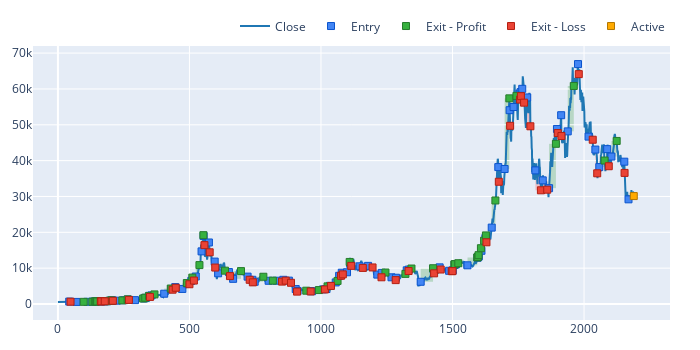

The cell this chart's notebook holds for it:
### Code cell
port2.plot().show()

### Figure 1 — Plotly figure (JSON) as saved in the notebook; plotly's stock layout.template omitted (floating-point values rounded to 4 significant figures; data arrays with more than 128 entries replaced by an {"elided": "..."} marker saying what was removed)
{"data": [{"line": {"color": "#1f77b4"}, "name": "Close", "showlegend": true, "type": "scatter", "uid": "96224b67-4ada-4203-9de5-c45a4a153c5d", "x": {"elided": "2190 int values"}, "y": {"elided": "2190 float values"}}, {"customdata": {"elided": "102x5 mixed values"}, "hovertemplate": "Exit Trade Id: %{customdata[0]}<br>Position Id: %{customdata[1]}<br>Size: %{customdata[2]:.6f}<br>Entry Timestamp: %{x}<br>Avg Entry Price: %{y}<br>Entry Fees: %{customdata[3]:.6f}<br>Direction: %{customdata[4]}", "marker": {"color": "#4285F4", "line": {"color": "rgb(11,84,205)", "width": 1}, "size": 7, "symbol": "square"}, "mode": "markers", "name": "Entry", "type": "scatter", "uid": "51fef424-c0ab-45f7-a955-bea8be3251a0", "x": [43, 71, 112, 133, 141, 145, 160, 164, 174, 179, 188, 196, 202, 208, 224, 251, 266, 293, 328, 335, 348, 356, 404, 430, 446, 473, 491, 507, 513, 524, 546, 554, 574, 596, 609, 650, 666, 721, 739, 748, 801, 831, 857, 878, 904, 911, 960, 966, 1008, 1021, 1034, 1056, 1069, 1079, 1099, 1111, 1147, 1179, 1214, 1231, 1268, 1285, 1326, 1334, 1379, 1427, 1451, 1487, 1499, 1501, 1508, 1513, 1557, 1595, 1597, 1600, 1610, 1625, 1628, 1649, 1674, 1698, 1717, 1732, 1755, 1759, 1765, 1784, 1815, 1843, 1867, 1897, 1913, 1938, 1977, 2017, 2043, 2058, 2088, 2104, 2153, 2169], "y": [683.2, 581.5, 614.1, 665.0, 702.6, 692.7, 753.9, 749.9, 774.9, 765.0, 784.2, 895.3, 959.2, 1004.0, 924.3, 1057.0, 1267, 1081.0, 1545, 1734.0, 2268.0, 2405.0, 2874.0, 4152.0, 4718.0, 4208.0, 5712.0, 6455, 6955.0, 7674.0, 14679, 18956, 17165, 11835, 8563, 8917.0, 7024.0, 7638, 6760.0, 6208.0, 6481.0, 6494.0, 6754.0, 6520.0, 4173.0, 3642.0, 3597.0, 3564.0, 4088.0, 4179.0, 5062.0, 6020.0, 7860.0, 8730.0, 8856, 11198, 10519, 10640.0, 8205, 8679.0, 7450.0, 7326.0, 9394.0, 9612.0, 6202.0, 9792.0, 10230.0, 9268.0, 9231.0, 9402.0, 10930.0, 11060.0, 10800.0, 12930.0, 13036, 13266, 14849, 18390, 18730.0, 21318, 38200, 37667, 54070.0, 54960.0, 58731, 59145, 60033, 57632, 37280.0, 34490.0, 32320.0, 48835, 52672, 48157, 66940.0, 46698, 43090, 38200.0, 43208, 41139, 39710.0, 29203]}, {"customdata": {"elided": "49x8 mixed values"}, "hovertemplate": "Exit Trade Id: %{customdata[0]}<br>Position Id: %{customdata[1]}<br>Size: %{customdata[2]:.6f}<br>Exit Timestamp: %{x}<br>Avg Exit Price: %{y}<br>Exit Fees: %{customdata[3]:.6f}<br>PnL: %{customdata[4]:.6f}<br>Return: %{customdata[5]:.2%}<br>Direction: %{customdata[6]}<br>Duration: %{customdata[7]}", "marker": {"color": "#37B13F", "line": {"color": "rgb(38,123,44)", "width": 1}, "size": 7, "symbol": "square"}, "mode": "markers", "name": "Exit - Profit", "type": "scatter", "uid": "6c04b08b-87e1-4819-990d-9f4071188df2", "x": [98, 131, 140, 144, 149, 186, 194, 199, 204, 245, 265, 324, 332, 346, 367, 429, 490, 511, 538, 553, 635, 696, 781, 817, 944, 992, 1025, 1063, 1109, 1245, 1321, 1344, 1426, 1507, 1509, 1522, 1594, 1596, 1599, 1608, 1620, 1627, 1663, 1716, 1743, 1893, 1961, 2078, 2124], "y": [608.0, 632.5, 714.7, 751.1, 705.4, 774.5, 859, 936.4, 999, 1000, 1289.0, 1533, 1760, 2249.0, 2677.0, 4321, 5835.0, 7370, 10861, 19209, 9300, 9185.0, 7607.0, 6516, 3715.0, 3893.0, 4922.0, 6439.0, 11737, 8782.0, 8404.0, 9901, 9980.0, 11040.0, 11120.0, 11379, 12982, 13127, 13626, 15568, 17670.0, 19130.0, 28890.0, 57374, 58064, 44692, 60832, 40027, 45490.0]}, {"customdata": {"elided": "52x8 mixed values"}, "hovertemplate": "Exit Trade Id: %{customdata[0]}<br>Position Id: %{customdata[1]}<br>Size: %{customdata[2]:.6f}<br>Exit Timestamp: %{x}<br>Avg Exit Price: %{y}<br>Exit Fees: %{customdata[3]:.6f}<br>PnL: %{customdata[4]:.6f}<br>Return: %{customdata[5]:.2%}<br>Direction: %{customdata[6]}<br>Duration: %{customdata[7]}", "marker": {"color": "#EA4335", "line": {"color": "rgb(181,31,18)", "width": 1}, "size": 7, "symbol": "square"}, "mode": "markers", "name": "Exit - Loss", "type": "scatter", "uid": "566396f1-29f1-4c85-94af-5ae6d83ca266", "x": [48, 163, 165, 178, 209, 270, 350, 436, 448, 500, 517, 557, 577, 598, 654, 729, 741, 852, 866, 886, 909, 961, 1015, 1038, 1076, 1083, 1115, 1159, 1196, 1230, 1284, 1333, 1430, 1455, 1497, 1500, 1629, 1676, 1719, 1757, 1760, 1772, 1796, 1836, 1860, 1900, 1914, 1980, 2033, 2050, 2094, 2154], "y": [648.1, 739, 742.0, 757.2, 898.2, 1149.0, 1980.0, 3998.0, 4534.0, 5510, 6545, 16425, 14429, 10171, 7785, 6758.0, 6043.0, 6252.0, 6528.0, 5922.0, 3460.0, 3501.0, 4063.0, 5043.0, 7877.0, 8270.0, 10641, 10067, 10200.0, 7453.0, 6667.0, 9197.0, 8555.0, 9620.0, 9167.0, 9179.0, 17213, 34104, 49715, 57029, 57994, 56171, 49580.0, 31720.0, 31890.0, 47700.0, 46854, 64134, 45830, 36460.0, 38440.0, 36577]}, {"customdata": [[101, 101, 57.48, 0, 48050.0, 0.02863, "Long", "21 days 00:00:00"]], "hovertemplate": "Exit Trade Id: %{customdata[0]}<br>Position Id: %{customdata[1]}<br>Size: %{customdata[2]:.6f}<br>Exit Timestamp: %{x}<br>Avg Exit Price: %{y}<br>Exit Fees: %{customdata[3]:.6f}<br>PnL: %{customdata[4]:.6f}<br>Return: %{customdata[5]:.2%}<br>Direction: %{customdata[6]}<br>Duration: %{customdata[7]}", "marker": {"color": "#FFAA00", "line": {"color": "rgb(178,118,0)", "width": 1}, "size": 7, "symbol": "square"}, "mode": "markers", "name": "Active", "type": "scatter", "uid": "fee2cdac-0632-4bfb-8d4a-5a5bd51fa945", "x": [2189], "y": [30112]}], "layout": {"height": 350, "legend": {"orientation": "h", "traceorder": "normal", "x": 1, "xanchor": "right", "y": 1.02, "yanchor": "bottom"}, "margin": {"b": 30, "l": 30, "r": 30, "t": 30}, "shapes": [{"fillcolor": "green", "layer": "below", "line": {"width": 0}, "opacity": 0.2, "type": "rect", "x0": 71, "x1": 98, "xref": "x", "y0": 581.5, "y1": 608.0, "yref": "y"}, {"fillcolor": "green", "layer": "below", "line": {"width": 0}, "opacity": 0.2, "type": "rect", "x0": 112, "x1": 131, "xref": "x", "y0": 614.1, "y1": 632.5, "yref": "y"}, {"fillcolor": "green", "layer": "below", "line": {"width": 0}, "opacity": 0.2, "type": "rect", "x0": 133, "x1": 140, "xref": "x", "y0": 665.0, "y1": 714.7, "yref": "y"}, {"fillcolor": "green", "layer": "below", "line": {"width": 0}, "opacity": 0.2, "type": "rect", "x0": 141, "x1": 144, "xref": "x", "y0": 702.6, "y1": 751.1, "yref": "y"}, {"fillcolor": "green", "layer": "below", "line": {"width": 0}, "opacity": 0.2, "type": "rect", "x0": 145, "x1": 149, "xref": "x", "y0": 692.7, "y1": 705.4, "yref": "y"}, {"fillcolor": "green", "layer": "below", "line": {"width": 0}, "opacity": 0.2, "type": "rect", "x0": 179, "x1": 186, "xref": "x", "y0": 765.0, "y1": 774.5, "yref": "y"}, {"fillcolor": "green", "layer": "below", "line": {"width": 0}, "opacity": 0.2, "type": "rect", "x0": 188, "x1": 194, "xref": "x", "y0": 784.2, "y1": 859, "yref": "y"}, {"fillcolor": "green", "layer": "below", "line": {"width": 0}, "opacity": 0.2, "type": "rect", "x0": 196, "x1": 199, "xref": "x", "y0": 895.3, "y1": 936.4, "yref": "y"}, {"fillcolor": "green", "layer": "below", "line": {"width": 0}, "opacity": 0.2, "type": "rect", "x0": 202, "x1": 204, "xref": "x", "y0": 959.2, "y1": 999, "yref": "y"}, {"fillcolor": "green", "layer": "below", "line": {"width": 0}, "opacity": 0.2, "type": "rect", "x0": 224, "x1": 245, "xref": "x", "y0": 924.3, "y1": 1000, "yref": "y"}, {"fillcolor": "green", "layer": "below", "line": {"width": 0}, "opacity": 0.2, "type": "rect", "x0": 251, "x1": 265, "xref": "x", "y0": 1057.0, "y1": 1289.0, "yref": "y"}, {"fillcolor": "green", "layer": "below", "line": {"width": 0}, "opacity": 0.2, "type": "rect", "x0": 293, "x1": 324, "xref": "x", "y0": 1081.0, "y1": 1533, "yref": "y"}, {"fillcolor": "green", "layer": "below", "line": {"width": 0}, "opacity": 0.2, "type": "rect", "x0": 328, "x1": 332, "xref": "x", "y0": 1545, "y1": 1760, "yref": "y"}, {"fillcolor": "green", "layer": "below", "line": {"width": 0}, "opacity": 0.2, "type": "rect", "x0": 335, "x1": 346, "xref": "x", "y0": 1734.0, "y1": 2249.0, "yref": "y"}, {"fillcolor": "green", "layer": "below", "line": {"width": 0}, "opacity": 0.2, "type": "rect", "x0": 356, "x1": 367, "xref": "x", "y0": 2405.0, "y1": 2677.0, "yref": "y"}, {"fillcolor": "green", "layer": "below", "line": {"width": 0}, "opacity": 0.2, "type": "rect", "x0": 404, "x1": 429, "xref": "x", "y0": 2874.0, "y1": 4321, "yref": "y"}, {"fillcolor": "green", "layer": "below", "line": {"width": 0}, "opacity": 0.2, "type": "rect", "x0": 473, "x1": 490, "xref": "x", "y0": 4208.0, "y1": 5835.0, "yref": "y"}, {"fillcolor": "green", "layer": "below", "line": {"width": 0}, "opacity": 0.2, "type": "rect", "x0": 507, "x1": 511, "xref": "x", "y0": 6455, "y1": 7370, "yref": "y"}, {"fillcolor": "green", "layer": "below", "line": {"width": 0}, "opacity": 0.2, "type": "rect", "x0": 524, "x1": 538, "xref": "x", "y0": 7674.0, "y1": 10861, "yref": "y"}, {"fillcolor": "green", "layer": "below", "line": {"width": 0}, "opacity": 0.2, "type": "rect", "x0": 546, "x1": 553, "xref": "x", "y0": 14679, "y1": 19209, "yref": "y"}, {"fillcolor": "green", "layer": "below", "line": {"width": 0}, "opacity": 0.2, "type": "rect", "x0": 609, "x1": 635, "xref": "x", "y0": 8563, "y1": 9300, "yref": "y"}, {"fillcolor": "green", "layer": "below", "line": {"width": 0}, "opacity": 0.2, "type": "rect", "x0": 666, "x1": 696, "xref": "x", "y0": 7024.0, "y1": 9185.0, "yref": "y"}, {"fillcolor": "green", "layer": "below", "line": {"width": 0}, "opacity": 0.2, "type": "rect", "x0": 748, "x1": 781, "xref": "x", "y0": 6208.0, "y1": 7607.0, "yref": "y"}, {"fillcolor": "green", "layer": "below", "line": {"width": 0}, "opacity": 0.2, "type": "rect", "x0": 801, "x1": 817, "xref": "x", "y0": 6481.0, "y1": 6516, "yref": "y"}, {"fillcolor": "green", "layer": "below", "line": {"width": 0}, "opacity": 0.2, "type": "rect", "x0": 911, "x1": 944, "xref": "x", "y0": 3642.0, "y1": 3715.0, "yref": "y"}, {"fillcolor": "green", "layer": "below", "line": {"width": 0}, "opacity": 0.2, "type": "rect", "x0": 966, "x1": 992, "xref": "x", "y0": 3564.0, "y1": 3893.0, "yref": "y"}, {"fillcolor": "green", "layer": "below", "line": {"width": 0}, "opacity": 0.2, "type": "rect", "x0": 1021, "x1": 1025, "xref": "x", "y0": 4179.0, "y1": 4922.0, "yref": "y"}, {"fillcolor": "green", "layer": "below", "line": {"width": 0}, "opacity": 0.2, "type": "rect", "x0": 1056, "x1": 1063, "xref": "x", "y0": 6020.0, "y1": 6439.0, "yref": "y"}, {"fillcolor": "green", "layer": "below", "line": {"width": 0}, "opacity": 0.2, "type": "rect", "x0": 1099, "x1": 1109, "xref": "x", "y0": 8856, "y1": 11737, "yref": "y"}, {"fillcolor": "green", "layer": "below", "line": {"width": 0}, "opacity": 0.2, "type": "rect", "x0": 1231, "x1": 1245, "xref": "x", "y0": 8679.0, "y1": 8782.0, "yref": "y"}, {"fillcolor": "green", "layer": "below", "line": {"width": 0}, "opacity": 0.2, "type": "rect", "x0": 1285, "x1": 1321, "xref": "x", "y0": 7326.0, "y1": 8404.0, "yref": "y"}, {"fillcolor": "green", "layer": "below", "line": {"width": 0}, "opacity": 0.2, "type": "rect", "x0": 1334, "x1": 1344, "xref": "x", "y0": 9612.0, "y1": 9901, "yref": "y"}, {"fillcolor": "green", "layer": "below", "line": {"width": 0}, "opacity": 0.2, "type": "rect", "x0": 1379, "x1": 1426, "xref": "x", "y0": 6202.0, "y1": 9980.0, "yref": "y"}, {"fillcolor": "green", "layer": "below", "line": {"width": 0}, "opacity": 0.2, "type": "rect", "x0": 1501, "x1": 1507, "xref": "x", "y0": 9402.0, "y1": 11040.0, "yref": "y"}, {"fillcolor": "green", "layer": "below", "line": {"width": 0}, "opacity": 0.2, "type": "rect", "x0": 1508, "x1": 1509, "xref": "x", "y0": 10930.0, "y1": 11120.0, "yref": "y"}, {"fillcolor": "green", "layer": "below", "line": {"width": 0}, "opacity": 0.2, "type": "rect", "x0": 1513, "x1": 1522, "xref": "x", "y0": 11060.0, "y1": 11379, "yref": "y"}, {"fillcolor": "green", "layer": "below", "line": {"width": 0}, "opacity": 0.2, "type": "rect", "x0": 1557, "x1": 1594, "xref": "x", "y0": 10800.0, "y1": 12982, "yref": "y"}, {"fillcolor": "green", "layer": "below", "line": {"width": 0}, "opacity": 0.2, "type": "rect", "x0": 1595, "x1": 1596, "xref": "x", "y0": 12930.0, "y1": 13127, "yref": "y"}, {"fillcolor": "green", "layer": "below", "line": {"width": 0}, "opacity": 0.2, "type": "rect", "x0": 1597, "x1": 1599, "xref": "x", "y0": 13036, "y1": 13626, "yref": "y"}, {"fillcolor": "green", "layer": "below", "line": {"width": 0}, "opacity": 0.2, "type": "rect", "x0": 1600, "x1": 1608, "xref": "x", "y0": 13266, "y1": 15568, "yref": "y"}, {"fillcolor": "green", "layer": "below", "line": {"width": 0}, "opacity": 0.2, "type": "rect", "x0": 1610, "x1": 1620, "xref": "x", "y0": 14849, "y1": 17670.0, "yref": "y"}, {"fillcolor": "green", "layer": "below", "line": {"width": 0}, "opacity": 0.2, "type": "rect", "x0": 1625, "x1": 1627, "xref": "x", "y0": 18390, "y1": 19130.0, "yref": "y"}, {"fillcolor": "green", "layer": "below", "line": {"width": 0}, "opacity": 0.2, "type": "rect", "x0": 1649, "x1": 1663, "xref": "x", "y0": 21318, "y1": 28890.0, "yref": "y"}, {"fillcolor": "green", "layer": "below", "line": {"width": 0}, "opacity": 0.2, "type": "rect", "x0": 1698, "x1": 1716, "xref": "x", "y0": 37667, "y1": 57374, "yref": "y"}, {"fillcolor": "green", "layer": "below", "line": {"width": 0}, "opacity": 0.2, "type": "rect", "x0": 1732, "x1": 1743, "xref": "x", "y0": 54960.0, "y1": 58064, "yref": "y"}, {"fillcolor": "green", "layer": "below", "line": {"width": 0}, "opacity": 0.2, "type": "rect", "x0": 1867, "x1": 1893, "xref": "x", "y0": 32320.0, "y1": 44692, "yref": "y"}, {"fillcolor": "green", "layer": "below", "line": {"width": 0}, "opacity": 0.2, "type": "rect", "x0": 1938, "x1": 1961, "xref": "x", "y0": 48157, "y1": 60832, "yref": "y"}, {"fillcolor": "green", "layer": "below", "line": {"width": 0}, "opacity": 0.2, "type": "rect", "x0": 2058, "x1": 2078, "xref": "x", "y0": 38200.0, "y1": 40027, "yref": "y"}, {"fillcolor": "green", "layer": "below", "line": {"width": 0}, "opacity": 0.2, "type": "rect", "x0": 2104, "x1": 2124, "xref": "x", "y0": 41139, "y1": 45490.0, "yref": "y"}, {"fillcolor": "green", "layer": "below", "line": {"width": 0}, "opacity": 0.2, "type": "rect", "x0": 2169, "x1": 2189, "xref": "x", "y0": 29203, "y1": 30112, "yref": "y"}, {"fillcolor": "red", "layer": "below", "line": {"width": 0}, "opacity": 0.2, "type": "rect", "x0": 43, "x1": 48, "xref": "x", "y0": 683.2, "y1": 648.1, "yref": "y"}, {"fillcolor": "red", "layer": "below", "line": {"width": 0}, "opacity": 0.2, "type": "rect", "x0": 160, "x1": 163, "xref": "x", "y0": 753.9, "y1": 739, "yref": "y"}, {"fillcolor": "red", "layer": "below", "line": {"width": 0}, "opacity": 0.2, "type": "rect", "x0": 164, "x1": 165, "xref": "x", "y0": 749.9, "y1": 742.0, "yref": "y"}, {"fillcolor": "red", "layer": "below", "line": {"width": 0}, "opacity": 0.2, "type": "rect", "x0": 174, "x1": 178, "xref": "x", "y0": 774.9, "y1": 757.2, "yref": "y"}, {"fillcolor": "red", "layer": "below", "line": {"width": 0}, "opacity": 0.2, "type": "rect", "x0": 208, "x1": 209, "xref": "x", "y0": 1004.0, "y1": 898.2, "yref": "y"}, {"fillcolor": "red", "layer": "below", "line": {"width": 0}, "opacity": 0.2, "type": "rect", "x0": 266, "x1": 270, "xref": "x", "y0": 1267, "y1": 1149.0, "yref": "y"}, {"fillcolor": "red", "layer": "below", "line": {"width": 0}, "opacity": 0.2, "type": "rect", "x0": 348, "x1": 350, "xref": "x", "y0": 2268.0, "y1": 1980.0, "yref": "y"}, {"fillcolor": "red", "layer": "below", "line": {"width": 0}, "opacity": 0.2, "type": "rect", "x0": 430, "x1": 436, "xref": "x", "y0": 4152.0, "y1": 3998.0, "yref": "y"}, {"fillcolor": "red", "layer": "below", "line": {"width": 0}, "opacity": 0.2, "type": "rect", "x0": 446, "x1": 448, "xref": "x", "y0": 4718.0, "y1": 4534.0, "yref": "y"}, {"fillcolor": "red", "layer": "below", "line": {"width": 0}, "opacity": 0.2, "type": "rect", "x0": 491, "x1": 500, "xref": "x", "y0": 5712.0, "y1": 5510, "yref": "y"}, {"fillcolor": "red", "layer": "below", "line": {"width": 0}, "opacity": 0.2, "type": "rect", "x0": 513, "x1": 517, "xref": "x", "y0": 6955.0, "y1": 6545, "yref": "y"}, {"fillcolor": "red", "layer": "below", "line": {"width": 0}, "opacity": 0.2, "type": "rect", "x0": 554, "x1": 557, "xref": "x", "y0": 18956, "y1": 16425, "yref": "y"}, {"fillcolor": "red", "layer": "below", "line": {"width": 0}, "opacity": 0.2, "type": "rect", "x0": 574, "x1": 577, "xref": "x", "y0": 17165, "y1": 14429, "yref": "y"}, {"fillcolor": "red", "layer": "below", "line": {"width": 0}, "opacity": 0.2, "type": "rect", "x0": 596, "x1": 598, "xref": "x", "y0": 11835, "y1": 10171, "yref": "y"}, {"fillcolor": "red", "layer": "below", "line": {"width": 0}, "opacity": 0.2, "type": "rect", "x0": 650, "x1": 654, "xref": "x", "y0": 8917.0, "y1": 7785, "yref": "y"}, {"fillcolor": "red", "layer": "below", "line": {"width": 0}, "opacity": 0.2, "type": "rect", "x0": 721, "x1": 729, "xref": "x", "y0": 7638, "y1": 6758.0, "yref": "y"}, {"fillcolor": "red", "layer": "below", "line": {"width": 0}, "opacity": 0.2, "type": "rect", "x0": 739, "x1": 741, "xref": "x", "y0": 6760.0, "y1": 6043.0, "yref": "y"}, {"fillcolor": "red", "layer": "below", "line": {"width": 0}, "opacity": 0.2, "type": "rect", "x0": 831, "x1": 852, "xref": "x", "y0": 6494.0, "y1": 6252.0, "yref": "y"}, {"fillcolor": "red", "layer": "below", "line": {"width": 0}, "opacity": 0.2, "type": "rect", "x0": 857, "x1": 866, "xref": "x", "y0": 6754.0, "y1": 6528.0, "yref": "y"}, {"fillcolor": "red", "layer": "below", "line": {"width": 0}, "opacity": 0.2, "type": "rect", "x0": 878, "x1": 886, "xref": "x", "y0": 6520.0, "y1": 5922.0, "yref": "y"}, {"fillcolor": "red", "layer": "below", "line": {"width": 0}, "opacity": 0.2, "type": "rect", "x0": 904, "x1": 909, "xref": "x", "y0": 4173.0, "y1": 3460.0, "yref": "y"}, {"fillcolor": "red", "layer": "below", "line": {"width": 0}, "opacity": 0.2, "type": "rect", "x0": 960, "x1": 961, "xref": "x", "y0": 3597.0, "y1": 3501.0, "yref": "y"}, {"fillcolor": "red", "layer": "below", "line": {"width": 0}, "opacity": 0.2, "type": "rect", "x0": 1008, "x1": 1015, "xref": "x", "y0": 4088.0, "y1": 4063.0, "yref": "y"}, {"fillcolor": "red", "layer": "below", "line": {"width": 0}, "opacity": 0.2, "type": "rect", "x0": 1034, "x1": 1038, "xref": "x", "y0": 5062.0, "y1": 5043.0, "yref": "y"}, {"fillcolor": "red", "layer": "below", "line": {"width": 0}, "opacity": 0.2, "type": "rect", "x0": 1069, "x1": 1076, "xref": "x", "y0": 7860.0, "y1": 7877.0, "yref": "y"}, {"fillcolor": "red", "layer": "below", "line": {"width": 0}, "opacity": 0.2, "type": "rect", "x0": 1079, "x1": 1083, "xref": "x", "y0": 8730.0, "y1": 8270.0, "yref": "y"}, {"fillcolor": "red", "layer": "below", "line": {"width": 0}, "opacity": 0.2, "type": "rect", "x0": 1111, "x1": 1115, "xref": "x", "y0": 11198, "y1": 10641, "yref": "y"}, {"fillcolor": "red", "layer": "below", "line": {"width": 0}, "opacity": 0.2, "type": "rect", "x0": 1147, "x1": 1159, "xref": "x", "y0": 10519, "y1": 10067, "yref": "y"}, {"fillcolor": "red", "layer": "below", "line": {"width": 0}, "opacity": 0.2, "type": "rect", "x0": 1179, "x1": 1196, "xref": "x", "y0": 10640.0, "y1": 10200.0, "yref": "y"}, {"fillcolor": "red", "layer": "below", "line": {"width": 0}, "opacity": 0.2, "type": "rect", "x0": 1214, "x1": 1230, "xref": "x", "y0": 8205, "y1": 7453.0, "yref": "y"}, {"fillcolor": "red", "layer": "below", "line": {"width": 0}, "opacity": 0.2, "type": "rect", "x0": 1268, "x1": 1284, "xref": "x", "y0": 7450.0, "y1": 6667.0, "yref": "y"}, {"fillcolor": "red", "layer": "below", "line": {"width": 0}, "opacity": 0.2, "type": "rect", "x0": 1326, "x1": 1333, "xref": "x", "y0": 9394.0, "y1": 9197.0, "yref": "y"}, {"fillcolor": "red", "layer": "below", "line": {"width": 0}, "opacity": 0.2, "type": "rect", "x0": 1427, "x1": 1430, "xref": "x", "y0": 9792.0, "y1": 8555.0, "yref": "y"}, {"fillcolor": "red", "layer": "below", "line": {"width": 0}, "opacity": 0.2, "type": "rect", "x0": 1451, "x1": 1455, "xref": "x", "y0": 10230.0, "y1": 9620.0, "yref": "y"}, {"fillcolor": "red", "layer": "below", "line": {"width": 0}, "opacity": 0.2, "type": "rect", "x0": 1487, "x1": 1497, "xref": "x", "y0": 9268.0, "y1": 9167.0, "yref": "y"}, {"fillcolor": "red", "layer": "below", "line": {"width": 0}, "opacity": 0.2, "type": "rect", "x0": 1499, "x1": 1500, "xref": "x", "y0": 9231.0, "y1": 9179.0, "yref": "y"}, {"fillcolor": "red", "layer": "below", "line": {"width": 0}, "opacity": 0.2, "type": "rect", "x0": 1628, "x1": 1629, "xref": "x", "y0": 18730.0, "y1": 17213, "yref": "y"}, {"fillcolor": "red", "layer": "below", "line": {"width": 0}, "opacity": 0.2, "type": "rect", "x0": 1674, "x1": 1676, "xref": "x", "y0": 38200, "y1": 34104, "yref": "y"}, {"fillcolor": "red", "layer": "below", "line": {"width": 0}, "opacity": 0.2, "type": "rect", "x0": 1717, "x1": 1719, "xref": "x", "y0": 54070.0, "y1": 49715, "yref": "y"}, {"fillcolor": "red", "layer": "below", "line": {"width": 0}, "opacity": 0.2, "type": "rect", "x0": 1755, "x1": 1757, "xref": "x", "y0": 58731, "y1": 57029, "yref": "y"}, {"fillcolor": "red", "layer": "below", "line": {"width": 0}, "opacity": 0.2, "type": "rect", "x0": 1759, "x1": 1760, "xref": "x", "y0": 59145, "y1": 57994, "yref": "y"}, {"fillcolor": "red", "layer": "below", "line": {"width": 0}, "opacity": 0.2, "type": "rect", "x0": 1765, "x1": 1772, "xref": "x", "y0": 60033, "y1": 56171, "yref": "y"}, {"fillcolor": "red", "layer": "below", "line": {"width": 0}, "opacity": 0.2, "type": "rect", "x0": 1784, "x1": 1796, "xref": "x", "y0": 57632, "y1": 49580.0, "yref": "y"}, {"fillcolor": "red", "layer": "below", "line": {"width": 0}, "opacity": 0.2, "type": "rect", "x0": 1815, "x1": 1836, "xref": "x", "y0": 37280.0, "y1": 31720.0, "yref": "y"}, {"fillcolor": "red", "layer": "below", "line": {"width": 0}, "opacity": 0.2, "type": "rect", "x0": 1843, "x1": 1860, "xref": "x", "y0": 34490.0, "y1": 31890.0, "yref": "y"}, {"fillcolor": "red", "layer": "below", "line": {"width": 0}, "opacity": 0.2, "type": "rect", "x0": 1897, "x1": 1900, "xref": "x", "y0": 48835, "y1": 47700.0, "yref": "y"}, {"fillcolor": "red", "layer": "below", "line": {"width": 0}, "opacity": 0.2, "type": "rect", "x0": 1913, "x1": 1914, "xref": "x", "y0": 52672, "y1": 46854, "yref": "y"}, {"fillcolor": "red", "layer": "below", "line": {"width": 0}, "opacity": 0.2, "type": "rect", "x0": 1977, "x1": 1980, "xref": "x", "y0": 66940.0, "y1": 64134, "yref": "y"}, {"fillcolor": "red", "layer": "below", "line": {"width": 0}, "opacity": 0.2, "type": "rect", "x0": 2017, "x1": 2033, "xref": "x", "y0": 46698, "y1": 45830, "yref": "y"}, {"fillcolor": "red", "layer": "below", "line": {"width": 0}, "opacity": 0.2, "type": "rect", "x0": 2043, "x1": 2050, "xref": "x", "y0": 43090, "y1": 36460.0, "yref": "y"}, {"fillcolor": "red", "layer": "below", "line": {"width": 0}, "opacity": 0.2, "type": "rect", "x0": 2088, "x1": 2094, "xref": "x", "y0": 43208, "y1": 38440.0, "yref": "y"}, {"fillcolor": "red", "layer": "below", "line": {"width": 0}, "opacity": 0.2, "type": "rect", "x0": 2153, "x1": 2154, "xref": "x", "y0": 39710.0, "y1": 36577, "yref": "y"}], "width": 700}}
